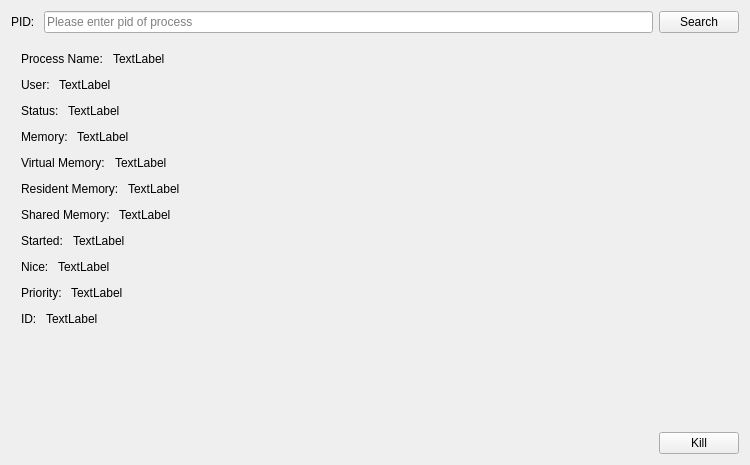
<?xml version="1.0" encoding="UTF-8"?>
<ui version="4.0">
 <class>FindProcess</class>
 <widget class="QWidget" name="FindProcess">
  <property name="geometry">
   <rect>
    <x>0</x>
    <y>0</y>
    <width>750</width>
    <height>465</height>
   </rect>
  </property>
  <property name="windowTitle">
   <string>Find Process</string>
  </property>
  <layout class="QVBoxLayout" name="verticalLayout_2">
   <item>
    <layout class="QHBoxLayout" name="horizontalLayout">
     <property name="leftMargin">
      <number>0</number>
     </property>
     <item>
      <widget class="QLabel" name="label">
       <property name="text">
        <string>PID: </string>
       </property>
      </widget>
     </item>
     <item>
      <widget class="QLineEdit" name="pid_edit">
       <property name="placeholderText">
        <string>Please enter pid of process</string>
       </property>
      </widget>
     </item>
     <item>
      <widget class="QPushButton" name="search_btn">
       <property name="text">
        <string>Search</string>
       </property>
      </widget>
     </item>
    </layout>
   </item>
   <item>
    <widget class="QWidget" name="result_widget" native="true">
     <property name="enabled">
      <bool>true</bool>
     </property>
     <layout class="QVBoxLayout" name="verticalLayout" stretch="0">
      <property name="spacing">
       <number>6</number>
      </property>
      <property name="leftMargin">
       <number>10</number>
      </property>
      <property name="topMargin">
       <number>10</number>
      </property>
      <property name="rightMargin">
       <number>10</number>
      </property>
      <property name="bottomMargin">
       <number>0</number>
      </property>
      <item>
       <layout class="QVBoxLayout" name="result_layout">
        <item>
         <layout class="QHBoxLayout" name="horizontalLayout_8">
          <item>
           <widget class="QLabel" name="label_2">
            <property name="text">
             <string>Process Name: </string>
            </property>
           </widget>
          </item>
          <item>
           <widget class="QLabel" name="name_label">
            <property name="text">
             <string>TextLabel</string>
            </property>
           </widget>
          </item>
          <item>
           <spacer name="horizontalSpacer">
            <property name="orientation">
             <enum>Qt::Horizontal</enum>
            </property>
            <property name="sizeHint" stdset="0">
             <size>
              <width>40</width>
              <height>20</height>
             </size>
            </property>
           </spacer>
          </item>
         </layout>
        </item>
        <item>
         <layout class="QHBoxLayout" name="horizontalLayout_7">
          <item>
           <widget class="QLabel" name="label_3">
            <property name="text">
             <string>User: </string>
            </property>
           </widget>
          </item>
          <item>
           <widget class="QLabel" name="user_label">
            <property name="text">
             <string>TextLabel</string>
            </property>
           </widget>
          </item>
          <item>
           <spacer name="horizontalSpacer_2">
            <property name="orientation">
             <enum>Qt::Horizontal</enum>
            </property>
            <property name="sizeHint" stdset="0">
             <size>
              <width>40</width>
              <height>20</height>
             </size>
            </property>
           </spacer>
          </item>
         </layout>
        </item>
        <item>
         <layout class="QHBoxLayout" name="horizontalLayout_6">
          <item>
           <widget class="QLabel" name="label_4">
            <property name="text">
             <string>Status: </string>
            </property>
           </widget>
          </item>
          <item>
           <widget class="QLabel" name="status_label">
            <property name="text">
             <string>TextLabel</string>
            </property>
           </widget>
          </item>
          <item>
           <spacer name="horizontalSpacer_3">
            <property name="orientation">
             <enum>Qt::Horizontal</enum>
            </property>
            <property name="sizeHint" stdset="0">
             <size>
              <width>40</width>
              <height>20</height>
             </size>
            </property>
           </spacer>
          </item>
         </layout>
        </item>
        <item>
         <layout class="QHBoxLayout" name="horizontalLayout_5">
          <item>
           <widget class="QLabel" name="label_5">
            <property name="text">
             <string>Memory: </string>
            </property>
           </widget>
          </item>
          <item>
           <widget class="QLabel" name="mem_label">
            <property name="text">
             <string>TextLabel</string>
            </property>
           </widget>
          </item>
          <item>
           <spacer name="horizontalSpacer_4">
            <property name="orientation">
             <enum>Qt::Horizontal</enum>
            </property>
            <property name="sizeHint" stdset="0">
             <size>
              <width>40</width>
              <height>20</height>
             </size>
            </property>
           </spacer>
          </item>
         </layout>
        </item>
        <item>
         <layout class="QHBoxLayout" name="horizontalLayout_4">
          <item>
           <widget class="QLabel" name="label_6">
            <property name="text">
             <string>Virtual Memory: </string>
            </property>
           </widget>
          </item>
          <item>
           <widget class="QLabel" name="vmem_label">
            <property name="text">
             <string>TextLabel</string>
            </property>
           </widget>
          </item>
          <item>
           <spacer name="horizontalSpacer_5">
            <property name="orientation">
             <enum>Qt::Horizontal</enum>
            </property>
            <property name="sizeHint" stdset="0">
             <size>
              <width>40</width>
              <height>20</height>
             </size>
            </property>
           </spacer>
          </item>
         </layout>
        </item>
        <item>
         <layout class="QHBoxLayout" name="horizontalLayout_2">
          <item>
           <widget class="QLabel" name="label_7">
            <property name="text">
             <string>Resident Memory: </string>
            </property>
           </widget>
          </item>
          <item>
           <widget class="QLabel" name="rss_label">
            <property name="text">
             <string>TextLabel</string>
            </property>
           </widget>
          </item>
          <item>
           <spacer name="horizontalSpacer_6">
            <property name="orientation">
             <enum>Qt::Horizontal</enum>
            </property>
            <property name="sizeHint" stdset="0">
             <size>
              <width>40</width>
              <height>20</height>
             </size>
            </property>
           </spacer>
          </item>
         </layout>
        </item>
        <item>
         <layout class="QHBoxLayout" name="horizontalLayout_3">
          <item>
           <widget class="QLabel" name="label_8">
            <property name="text">
             <string>Shared Memory: </string>
            </property>
           </widget>
          </item>
          <item>
           <widget class="QLabel" name="smem_label">
            <property name="text">
             <string>TextLabel</string>
            </property>
           </widget>
          </item>
          <item>
           <spacer name="horizontalSpacer_7">
            <property name="orientation">
             <enum>Qt::Horizontal</enum>
            </property>
            <property name="sizeHint" stdset="0">
             <size>
              <width>40</width>
              <height>20</height>
             </size>
            </property>
           </spacer>
          </item>
         </layout>
        </item>
        <item>
         <layout class="QHBoxLayout" name="horizontalLayout_10">
          <item>
           <widget class="QLabel" name="label_19">
            <property name="text">
             <string>Started: </string>
            </property>
           </widget>
          </item>
          <item>
           <widget class="QLabel" name="btime_label">
            <property name="text">
             <string>TextLabel</string>
            </property>
           </widget>
          </item>
          <item>
           <spacer name="horizontalSpacer_8">
            <property name="orientation">
             <enum>Qt::Horizontal</enum>
            </property>
            <property name="sizeHint" stdset="0">
             <size>
              <width>40</width>
              <height>20</height>
             </size>
            </property>
           </spacer>
          </item>
         </layout>
        </item>
        <item>
         <layout class="QHBoxLayout" name="horizontalLayout_9">
          <item>
           <widget class="QLabel" name="label_17">
            <property name="text">
             <string>Nice: </string>
            </property>
           </widget>
          </item>
          <item>
           <widget class="QLabel" name="nice_label">
            <property name="text">
             <string>TextLabel</string>
            </property>
           </widget>
          </item>
          <item>
           <spacer name="horizontalSpacer_9">
            <property name="orientation">
             <enum>Qt::Horizontal</enum>
            </property>
            <property name="sizeHint" stdset="0">
             <size>
              <width>40</width>
              <height>20</height>
             </size>
            </property>
           </spacer>
          </item>
         </layout>
        </item>
        <item>
         <layout class="QHBoxLayout" name="horizontalLayout_11">
          <item>
           <widget class="QLabel" name="label_21">
            <property name="text">
             <string>Priority: </string>
            </property>
           </widget>
          </item>
          <item>
           <widget class="QLabel" name="pri_label">
            <property name="text">
             <string>TextLabel</string>
            </property>
           </widget>
          </item>
          <item>
           <spacer name="horizontalSpacer_10">
            <property name="orientation">
             <enum>Qt::Horizontal</enum>
            </property>
            <property name="sizeHint" stdset="0">
             <size>
              <width>40</width>
              <height>20</height>
             </size>
            </property>
           </spacer>
          </item>
         </layout>
        </item>
        <item>
         <layout class="QHBoxLayout" name="horizontalLayout_12">
          <item>
           <widget class="QLabel" name="label_23">
            <property name="text">
             <string>ID: </string>
            </property>
           </widget>
          </item>
          <item>
           <widget class="QLabel" name="id_label">
            <property name="text">
             <string>TextLabel</string>
            </property>
           </widget>
          </item>
          <item>
           <spacer name="horizontalSpacer_11">
            <property name="orientation">
             <enum>Qt::Horizontal</enum>
            </property>
            <property name="sizeHint" stdset="0">
             <size>
              <width>40</width>
              <height>20</height>
             </size>
            </property>
           </spacer>
          </item>
         </layout>
        </item>
       </layout>
      </item>
     </layout>
    </widget>
   </item>
   <item>
    <spacer name="verticalSpacer_2">
     <property name="orientation">
      <enum>Qt::Vertical</enum>
     </property>
     <property name="sizeHint" stdset="0">
      <size>
       <width>20</width>
       <height>40</height>
      </size>
     </property>
    </spacer>
   </item>
   <item>
    <layout class="QHBoxLayout" name="horizontalLayout_13">
     <item>
      <spacer name="horizontalSpacer_12">
       <property name="orientation">
        <enum>Qt::Horizontal</enum>
       </property>
       <property name="sizeHint" stdset="0">
        <size>
         <width>40</width>
         <height>20</height>
        </size>
       </property>
      </spacer>
     </item>
     <item>
      <widget class="QPushButton" name="kill_btn">
       <property name="sizePolicy">
        <sizepolicy hsizetype="Minimum" vsizetype="Minimum">
         <horstretch>0</horstretch>
         <verstretch>0</verstretch>
        </sizepolicy>
       </property>
       <property name="text">
        <string>Kill</string>
       </property>
      </widget>
     </item>
    </layout>
   </item>
  </layout>
 </widget>
 <resources/>
 <connections/>
</ui>
